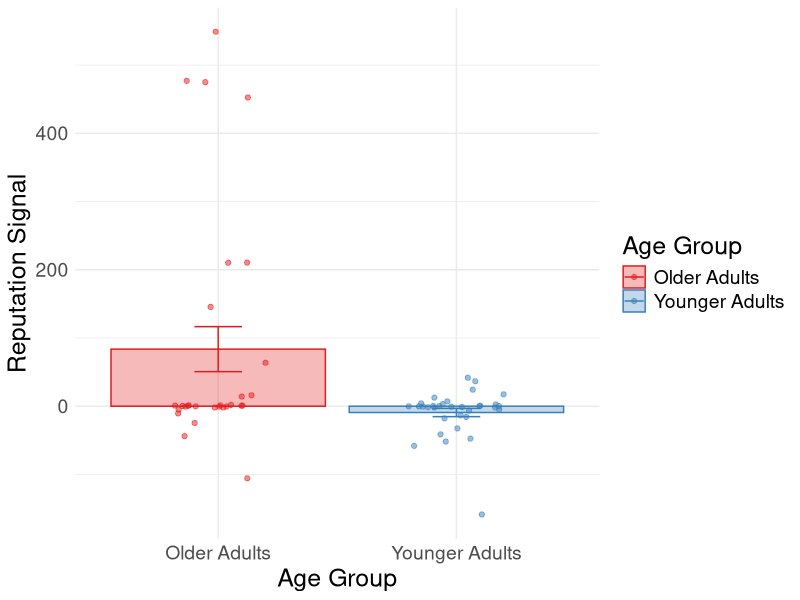

Reproduce this figure in R. (Note: this script raises an error after producing the figure.)
# Graphs of neuroimaging cluster means
# 12.16.21

# load required packages ####
library(here)
library(tidyverse)

# load source functions

# set hard-coded variables

# load data
brain <- read.csv(here::here('data', 'SocialAL_cluster_activity.csv'))

# rename age groups
brain$AgeGroup[which(brain$AgeGroup == 'YA')] <- 'Younger Adults'
brain$AgeGroup[which(brain$AgeGroup == 'OA')] <- 'Older Adults'

# graph constants ####
lg = 18 # text size
sm = 14
custom_plot = list(theme(
  plot.title = element_text(size = 24),
  axis.title.x = element_text(size = lg), axis.text.x = element_text(size = sm),
  axis.title.y = element_text(size = lg), axis.text.y = element_text(size = sm), 
  legend.title = element_text(size = lg), legend.text = element_text(size = sm))
)

# create summary tables by age group ####
d1 <- brain %>% pivot_longer(cols = feedback_rTPJ:decision_ifg, names_to = 'region', values_to = 'activation')

d2 <- d1 %>% 
  group_by(AgeGroup, region) %>%
  dplyr::summarise(mean = mean(activation), sd = sd(activation), 
                   se= sd(activation)/sqrt(n()))

# decision - IFG ####
ifgmeans <- d2[which(d2$region == 'decision_ifg'),]
ifg <- ggplot() +
  geom_point(data = brain, aes(x = AgeGroup, y = decision_ifg, colour = AgeGroup), 
             position = position_jitterdodge(jitter.height = .25), alpha = .5) +
  geom_bar(data = ifgmeans, aes(x = AgeGroup, y = mean, colour = AgeGroup, fill = AgeGroup), 
           stat='identity', alpha = 0.3, position=position_dodge()) +
  geom_errorbar(data = ifgmeans, aes(x = AgeGroup, y = mean, ymin=mean - se, ymax = mean + se, colour = AgeGroup), 
                width = .2, position=position_dodge(.9)) + 
  xlab('Age Group') + ylab('Reputation Signal') +
  scale_fill_brewer(palette="Set1", name="Age Group") + theme_minimal() + 
  scale_colour_brewer(palette="Set1", name="Age Group") + custom_plot
saveRDS(ifg, here::here('figs', 'ifg.RDS'))

# feedback - TPJ ####
tpjmeans <- d2[which(d2$region == 'feedback_rTPJ'),]
tpj <- ggplot() +
  geom_point(data = brain, aes(x = AgeGroup, y = feedback_rTPJ, colour = AgeGroup), 
             position = position_jitterdodge(jitter.height = .25), alpha = .5) +
  geom_bar(data = tpjmeans, aes(x = AgeGroup, y = mean, colour = AgeGroup, fill = AgeGroup), 
           stat='identity', alpha = 0.3, position=position_dodge()) +
  geom_errorbar(data = tpjmeans, aes(x = AgeGroup, y = mean, ymin=mean - se, ymax = mean + se, colour = AgeGroup), 
                width = .2, position=position_dodge(.9)) + 
  xlab('Age Group') + ylab('RPE Signal') +
  scale_fill_brewer(palette="Set1", name="Age Group") + theme_minimal() + 
  scale_colour_brewer(palette="Set1", name="Age Group") + custom_plot
saveRDS(tpj, here::here('figs', 'tpj.RDS'))

# feedback - Visual ####
vismeans <- d2[which(d2$region == 'feedback_visual'),]
vis <- ggplot() +
  geom_point(data = brain, aes(x = AgeGroup, y = feedback_visual, colour = AgeGroup), 
             position = position_jitterdodge(jitter.height = .25), alpha = .5) +
  geom_bar(data = vismeans, aes(x = AgeGroup, y = mean, colour = AgeGroup, fill = AgeGroup), 
           stat='identity', alpha = 0.3, position=position_dodge()) +
  geom_errorbar(data = vismeans, aes(x = AgeGroup, y = mean, ymin=mean - se, ymax = mean + se, colour = AgeGroup), 
                width = .2, position=position_dodge(.9)) + 
  xlab('Age Group') + ylab('RPE Signal') +
  scale_fill_brewer(palette="Set1", name="Age Group") + theme_minimal() + 
  scale_colour_brewer(palette="Set1", name="Age Group") + custom_plot
saveRDS(vis, here::here('figs', 'vis.RDS'))